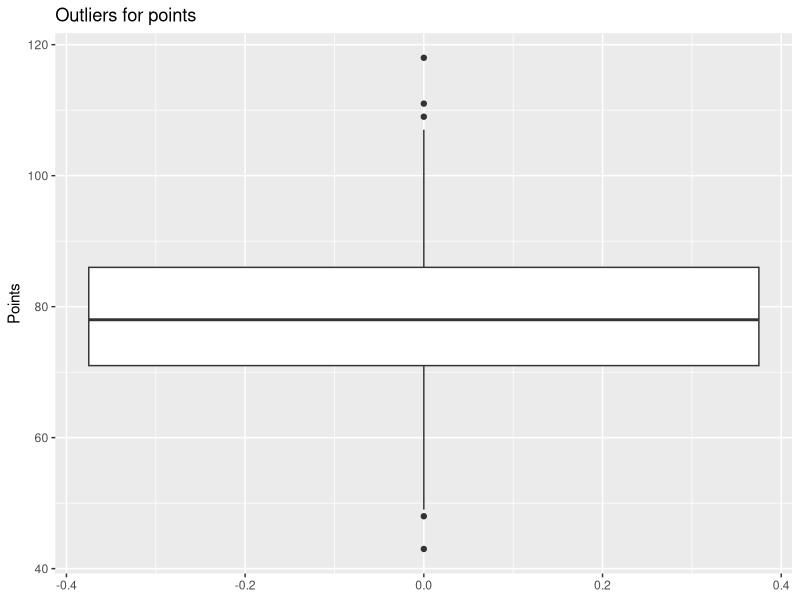
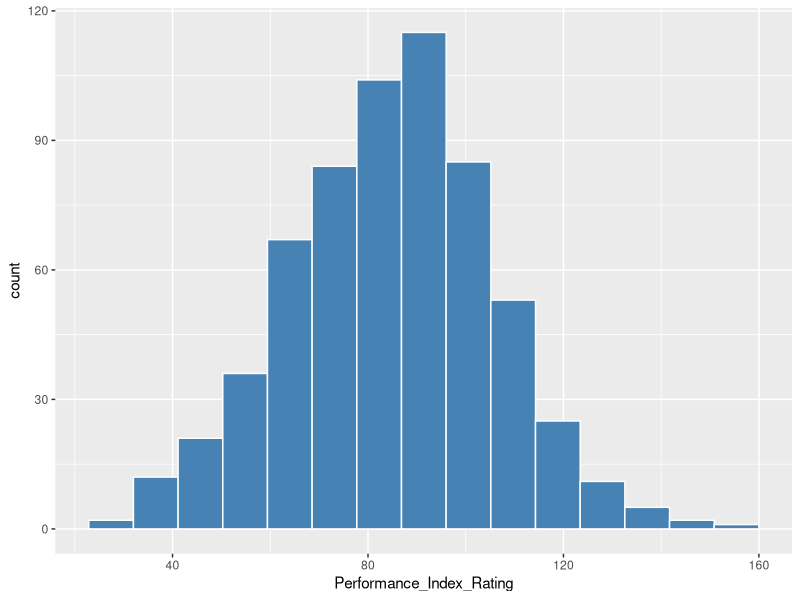
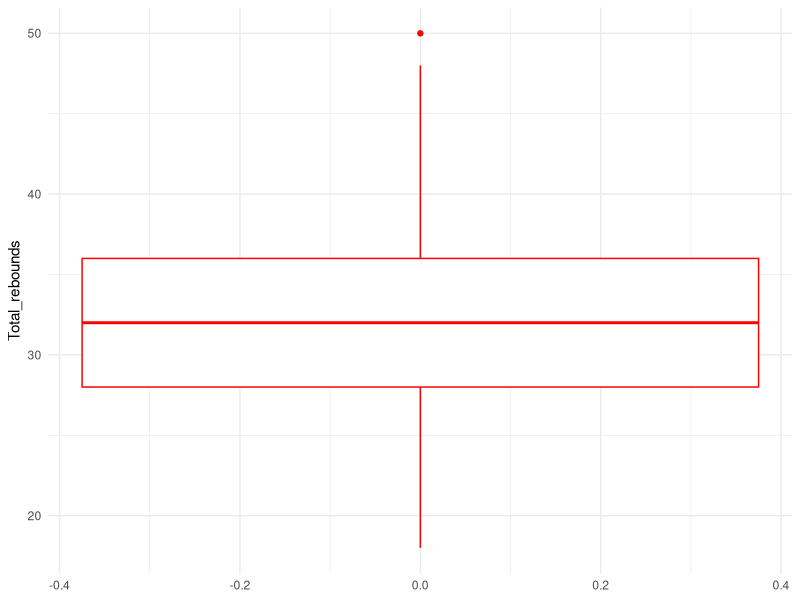
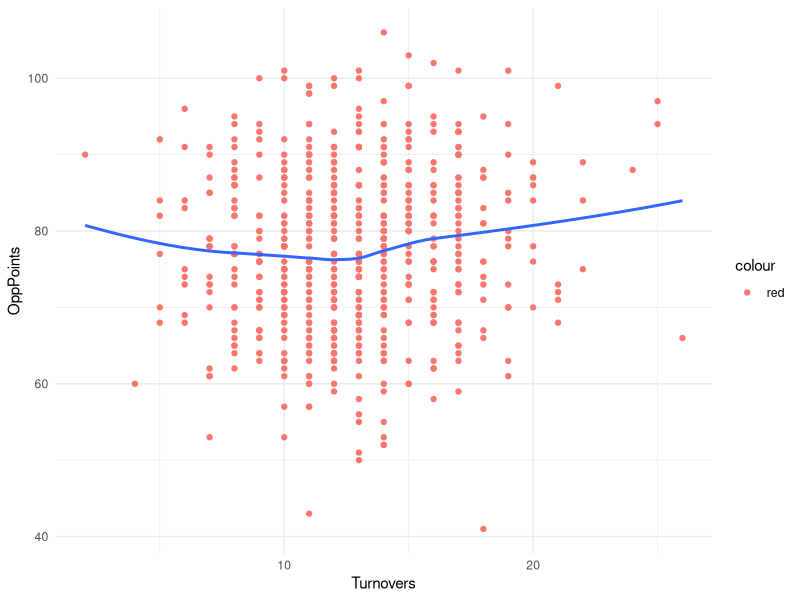
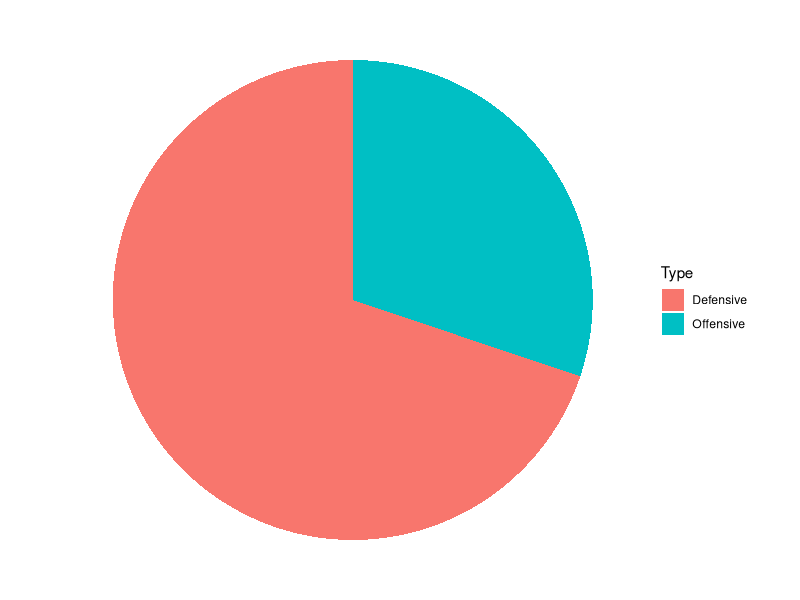
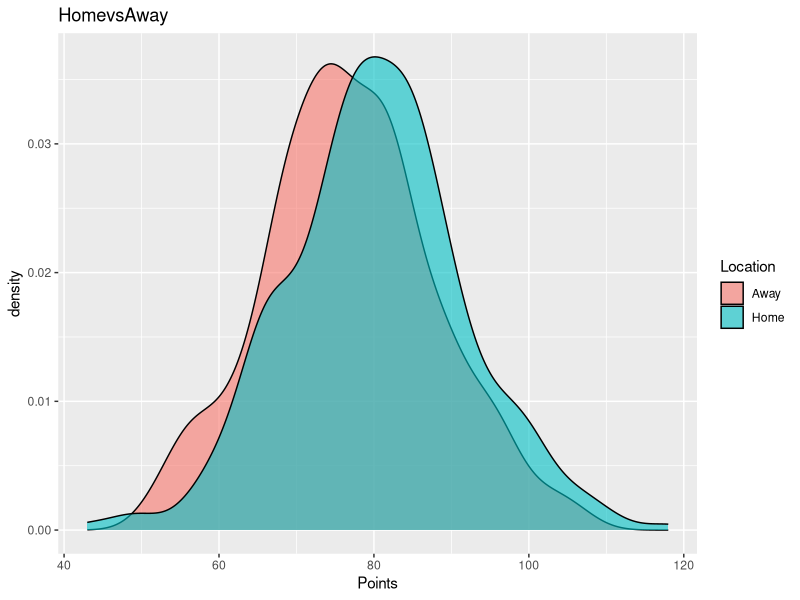
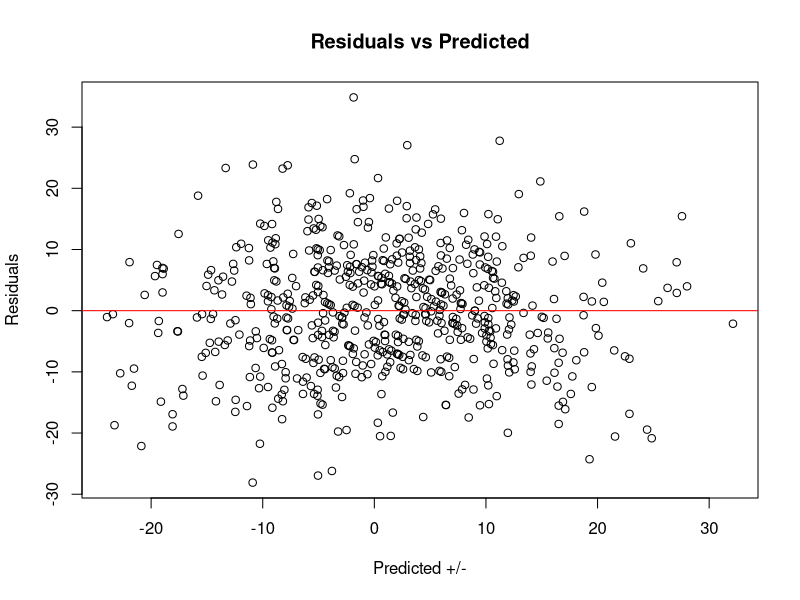
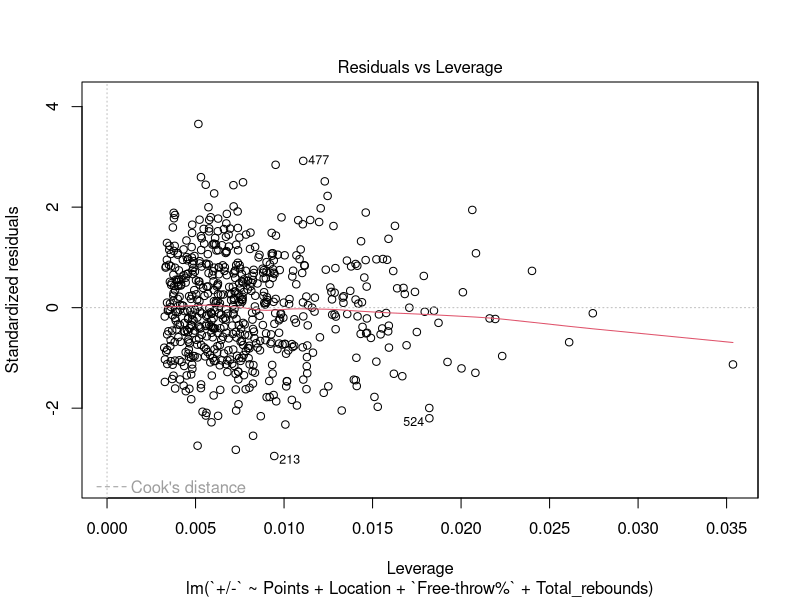

Write R code to recreate these figures, in order.
## ---- chunk 1
#loading dataset and reading first few lines

library(dplyr)
library(data.table)
a<- fread("fenerbahce_beko.csv")

head(a)


## ---- chunk 2
#basic descriptive statistics
summary(a)

## ---- chunk 3
library(ggplot2)

#plot for outliers of points

ggplot(a,aes(y=Points))+
  geom_boxplot()+
  labs(title="Outliers for points")

## ---- chunk 4

#sort of all rows and columns with NA

p <- which(is.na(a), arr.ind = TRUE)
p_sort <- p[order(p[, "row"]), ]
p_sort
## ---- chunk 5

#saving all postponed games in b

a$Points <- as.numeric(a$Points)
b<-a %>%
  filter(is.na(Points)) %>%
  select(Date,Opposing_Team,IsHome)
b


## ---- chunk 6
#cleaning  NA values with filter
clean_data<- a %>%

filter(!is.na(Points))
clean_data

## ---- chunk 7
library(tidyr)
a<-clean_data
kolona <- tibble(
    Date = "4 Nov 2022 (Fri)",
    Opposing_Team= "Barcelona",
    IsHome = 0L,
    Points = 80,
    Performance_Index_Rating = 83,
    `Two-point%` = "58.5%",
    `Three-point%` ="25%",                              #manually adding a missing match vs Barselona
    `Free-throw%`="94.4%",
    Offensive_rebounds = 11,
    Defensive_rebounds = 20,
    Total_rebounds = 31,
    Assists = 13,
    Steals = 3,
    Blocks = 5,
    Turnovers = 11
)
a <- bind_rows(a, kolona)


#separating column 'Date'

a$Date <- substr(a$Date, 1, 11)
library(tidyr)
a <- a %>% 
  separate(Date, into=c("Day", "Month", "Yearr"), sep=" ", extra="merge")


meseci <- c("Jan","Feb","Mar","Apr","May","Jun","Jul","Aug","Sep","Oct","Nov","Dec")
a$Month <- factor(a$Month, levels = meseci, ordered = TRUE)

a$Yearr <- as.numeric(a$Yearr)
a$Day <- as.numeric(a$Day)

a <- a %>% arrange(Yearr, Month, Day)
head(a)

## ---- chunk 8

#again manually adding all OppPoints through seasons

vektor<-c(64,79,68,63,74,87,82,75,66,75,78,76,85,79,101,86,91,89,91,66,71,63,81,78,84,74,78,82,79,84,68,70,86,84,75,78,92,73,82,69,77,82,63,94,78,92,83,73,63,53,70,77,76,85,81,90,95,76,78,52,75,73,87,50,64,71,60,82,62,90,69,79,73,90,77,84,83,71,64,88,82,82,70,55,70,85,82,70,85,83,85,79,64,74,71,87,84,71,80,74,88,66,68,93,75,84,78,74,86,89,58,70,69,93,85,80,82,66,90,77,83,72,87,85,63,68,81,88,91,88,103,91,60,87,59,73,86,80,73,67,87,76,81,72,63,70,86,66,87,55,86,77,73,82,76,62,87,78,89,68,80,101,76,69,68,61,68,82,75,70,75,94,61,70,73,72,85,80,82,69,81,86,70,83,90,70,53,80,76,76,63,77,72,87,85,80,75,83,64,82,71,68,77,69,69,100,98,91,97,82,82,72,99,87,94,87,99,78,80,84,70,60,78,66,68,94,74,79,76,95,76,89,72,90,64,63,74,93,67,76,82,95,65,74,76,91,80,86,74,74,62,89,81,84,60,74,71,60,90,71,75,79,64,77,63,93,72,72,67,74,96,86,67,91,66,60,83,67,64,80,61,68,75,65,79,100,73,73,59,76,65,52,69,89,86,71,69,78,63,77,101,66,72,68,87,81,86,87,80,70,77,72,81,71,79,71,79,75,63,81,80,71,72,64,67,79,78,81,80,61,65,58,75,61,75,64,68,86,70,70,66,57,90,93,67,69,68,90,56,82,79,74,67,62,84,82,95,69,70,83,78,81,73,63,64,99,73,89,88,83,67,85,72,85,75,89,84,72,72,79,70,65,69,85,75,65,63,87,84,61,64,75,90,66,75,66,101,82,67,70,90,75,43,82,57,82,92,94,81,68,80,87,67,79,82,88,89,72,76,102,81,81,84,100,87,65,64,80,64,70,68,78,94,86,63,82,63,71,78,75,82,65,71,97,86,94,90,65,89,79,99,77,59,71,76,74,83,75,76,84,84,106,92,86,66,61,71,68,82,93,92,78,85,57,91,84,41,70,76,67,82,68,71,86,89,86,80,79,53,84,80,67,76,60,51,92,74,84,77,88,66,76,62,85,62,71,63,77,79,81,79,77,93,72,85,75,94,76,73,92,86,88,71,94,91,93,86,94,72,78,73,82,82,79,90,92,86,91,79,78,72,69,84,82,77,69,86,67,77,85,87,78,87,99,80,89,74,78,82,84,85,74,76,91,98,75,73,76,74,96,79,88,74,77,68,82,84,91,93,78,65,79,73,87,71,78,76,71,81,82,72,73,76,65,82,91,88,70,99,90,90,76,73,91,86,77,81,91,67,94,83,76,82,91,100,77,83,77,78,72,88,76,70)

length(vektor)
a<- a%>%
  mutate(OppPoints=vektor)
head(a)

## ---- chunk 9
#adding new variable WinorLose
a<- a%>%
  mutate(Result=ifelse(a$Points>a$OppPoints,"W", "L"))
  head(a)
  

## ---- chunk 10

ss<-rbind(mean(a$Points),median(a$Points),sd(a$Points),min(a$Points),max(a$Points))

row.names(ss)<-c("Mean_Points","Median_Points","Sd_Points","Min_Points","Max_Points")
ss

## ---- chunk 11
#histogram of index ratings through seasons
ggplot(a,aes(Performance_Index_Rating))+
  geom_histogram(bins=15,color="white",fill="steelblue")


## ---- chunk 12
#Most frequently played opponents
c<- a%>%
  count(Opposing_Team,sort=TRUE)
head(c)


## ---- chunk 13

#outliers for total_rebounds
ggplot(a,aes(y=Total_rebounds))+
  geom_boxplot(fill="white",color="red")+
  theme_minimal()
  

## ---- chunk 14
#scatterplot with variables Turnovers and OppPoints

ggplot(a, aes(y = OppPoints, x = Turnovers)) +
  geom_point(aes( color = "red")) +
  geom_smooth(se = FALSE) +
  theme_minimal()
  

## ---- chunk 15

#calculating outliers for turnovers

turnovers_clean <- a$Turnovers[!is.na(a$Turnovers)]

q1 <- quantile(turnovers_clean, 0.25)
q3 <- quantile(turnovers_clean, 0.75)
IQR <- q3 - q1

outliers <- turnovers_clean[
  turnovers_clean < q1 - 1.5*IQR | turnovers_clean > q3 + 1.5*IQR]
outliers


## ---- chunk 16

#win percentage based on location of game
win<-a%>%
  group_by(IsHome)%>%
  summarise(
    Wins=sum(Result=="W",na.rm=TRUE),
    Losses=sum(Result=="L",na.rm=TRUE),
    win_Percentage=round(Wins/(Wins+Losses)*100,1)
    
  )
win


## ---- chunk 17
#piechart of rebounds

rebounds<-data.frame(
Type<-c("Offensive","Defensive"),
Value<-c(sum(a$Offensive_rebounds,na.rm=TRUE),sum(a$Defensive_rebounds,na.rm=TRUE))
)

ggplot(rebounds,aes(x="",y=Value,fill=Type))+
  geom_col(width=1)+
  coord_polar(theta="y")+
  theme_void()
  

## ---- chunk 18
#converting to character

a$IsHome <- ifelse(a$IsHome == "1", "Home", "Away")
a<-a%>%
  rename(Location=IsHome)
head(a)

ggplot(a,aes(x=Points,fill=Location))+
  geom_density(alpha=0.6)+
  labs(title="HomevsAway")

## ---- chunk 19

# converting to numeric
a <- a %>%
  mutate(across(c(`Three-point%`, `Two-point%`, `Free-throw%`),
                ~ as.numeric(gsub("%", "", .))))




## ---- chunk 20

cor(a$Offensive_rebounds,a$Points,use="complete.obs")
cor(a$Turnovers,a$OppPoints,use="complete.obs")
cor(a$Assists,a$Points,use="complete.obs")
ishome <- ifelse(a$Location == "Home", 1, 0)                         #corelations between some variables

cor(ishome,a$`Three-point%`,use="complete.obs")




## ---- chunk 21
a<-a%>%
  mutate(
    '+/-'=Points - OppPoints
    
  )                                                                #adding new variable +/-

cor(ishome,a$`+/-`,use="complete.obs")

## ---- chunk 22

t.test(a$Points~a$Location,data=a)

## ---- chunk 23
t.test(a$OppPoints~a$Location,alternative="greater")


## ---- chunk 24

t.test(a$Total_rebounds~a$Location,alternative="less")



## ---- chunk 25
chisq.test(a$Location, a$Result)



now <- a %>% filter(Opposing_Team
 %in% c("Real Madrid","Barcelona","Olympiacos","CSKA"))
fisher.test(now$Opposing_Team                                                 #working with categorical variables
, now$Result)

## ---- chunk 26
#Model: Plus/minus depends on Points, Location, Free-throw percentage, and Total rebounds 
a$Location <- factor(a$Location)

model <- lm(`+/-` ~ Points + Location + `Free-throw%` + Total_rebounds, data = a)
summary(model)

cat("R-squared:", summary(model)$r.squared, "\n")
cat("Adjusted R-squared:", summary(model)$adj.r.squared, "\n")


rmse <- sqrt(mean(resid(model)^2))          #Root Mean Squared Error
cat("RMSE:", rmse, "\n")

shapiro.test(resid(model))             #data is normally distributed or not


## ---- chunk 27
#Homoscedasticity

plot(model$fitted.values, resid(model),
     xlab="Predicted +/-",
     ylab="Residuals",
     main="Residuals vs Predicted")
abline(h=0, col="red")



## ---- chunk 28


library(car)
#multicollinearity
vif(model)


## ---- chunk 29

plot(model, which=5)


#for outliers

## ---- chunk 30

outlier_index <- c(477, 213, 524)
model_no_outlier <- lm(`+/-` ~ Points + Location + `Free-throw%` + Total_rebounds,
                       data = a[-outlier_index, ])
summary(model_no_outlier)


#model without outliers

## ---- chunk 31

plot(model$fitted.values, a$`+/-`,
     xlab="Predicted values",
     ylab="Actual values",
     main="Predicted vs Actual Values")
abline(a=0, b=1, col="blue", lwd=2)  



## ---- chunk 32
#logistic regression model that analyzes win
isWin<-ifelse(a$Result=="W",1,0)
model2<-glm(isWin~ a$Location+ a$Assists+ a$OppPoints, family = "binomial")
summary(model2)



## ---- chunk 33
#how much more (or less) likely an event is to occur in one group compared to another
odds_ratios <- exp(coef(model2))
odds_ratios

## ---- chunk 34

#win predictor
new <- data.frame(Location = a$Location,
                       Assists = a$Assists,
                       OppPoints = a$OppPoints,Result=a$Result
                )

new$pred_win_prob <- predict(model2, newdata = new, type = "response")
head(new)



## ---- chunk 35
#we can see how much predictor is accurate 
new$pred_win_binary <- ifelse(new$pred_win_prob >= 0.5, 1, 0)

table(Predicted = new$pred_win_binary, Actual = new$Result)




## ---- chunk 36

accuracy <- (197 + 284) / (197 + 65 + 77 + 284)
accuracy



## ---- chunk 37
#dependence of  two-point percentage on total points
ggplot(a,aes(`Two-point%`,Points))+
  geom_point()+
  geom_smooth(method="lm")


## ---- chunk 38
#dependence of offensive rebounds on total points
ggplot(a,aes(Offensive_rebounds,Points))+
  geom_point()+
  geom_smooth(theme="lm")


## ---- chunk 39

#corelation between assists and turnovers in game
plot(a$Assists, a$Turnovers,
     xlab="Assists",
     ylab="Turnovers",
     main="Assists vs Turnovers",
     pch=19, col="blue")
abline(lm(Turnovers ~ Assists, data=a), col="red", lwd=2)



## ---- chunk 40

a$Coach<-NA

a$Coach[1:19]<-"Mevlut Ongoren"
a$Coach[20:39]<-"Mevlut Ongoren"
a$Coach[40:100]<-"Ataman"
a$Coach[101]<-"Ataman"
a$Coach[102:116]<-"Ors"
a$Coach[116]<-""
a$Coach[116:163]<-""
a$Coach[116:163]<-"Tanjevic"
a$Coach[164:178]<-"Spahija"
a$Coach[179]<-"Spahija"
a$Coach[180:194]<-"Spahija"
a$Coach[195]<-"Spahija"
a$Coach[196:219]<-"Pianigiani"
a$Coach[220:435]<-"Obradovic"                          #first,manually added coaches for all years
a$Coach[436]<-"Obradovic"
a$Coach[437:473]<-"Kokoskov"
a$Coach[474:505]<-"Djordjevic"
a$Coach[505]<-""
a$Coach[505:543]<-"Itudis"
a$Coach[544:623]<-"Jasikevicius"

head(a)

## ---- chunk 41
library(dplyr)
win_percentage<-a%>%
  group_by(Coach)%>%
  summarise(
    Games=n(),
    Wins=sum(Result=="W",na.rm=TRUE),
    Win_Percentage=round(Wins/Games*100,2)                      #win percentage for different coaches
    
  )
win_percentage


## ---- chunk 42
#anova test with oppositing team points
sub<-a%>%
  filter(Coach %in% c("Obradovic","Djordjevic","Kokoskov","Jasikevicius"))
anova_result<-aov(OppPoints~Coach,data=sub)
summary(anova_result)


## ---- chunk 43
#to determine which specific groups differ from each other
TukeyHSD(anova_result)


## ---- chunk 44

#boxplot with points

ggplot(sub, aes(x = Coach, y = Points)) +
  geom_boxplot() +
  coord_flip()





## ---- chunk 45
#anova test for assists
sub2<-a%>%
  filter(Coach %in% c("Obradovic","Djordjevic","Kokoskov","Jasikevicius"))
anova_result<-aov(Assists~Coach,data=sub2)
summary(anova_result)


## ---- chunk 46
#tukey test
TukeyHSD(anova_result)

## ---- chunk 47

#boxplot with assists

ggplot(sub, aes(x = Coach, y = Assists)) +
  geom_boxplot() +
  coord_flip()




## ---- chunk 48

ggplot(a, aes(x = Location, y = Points, fill = Result)) +
  geom_boxplot() +
  labs(title = "Distribution of points by location and match outcome",
       y = "Points",
       x = "Location") +
  theme_minimal()


## ---- chunk 49

library(reshape2)
corr_mat <- cor(a[,c("Points","Assists","Turnovers","Offensive_rebounds","+/-")], use="complete.obs")
melted <- melt(corr_mat)
ggplot(melted, aes(Var1, Var2, fill = value)) +
  geom_tile() +
  geom_text(aes(label=round(value,2)), color="white") +
  theme_minimal() +
  labs(title="Correlation matrix")






## ---- chunk 50

ggplot(a, aes(x = Yearr, y = OppPoints, color = Location)) +
  geom_line() +
  geom_smooth(method="loess") +
  labs(title="Trend of points through the season", x="Yearr", y="OppPoints")



## ---- chunk 51

ggplot(a, aes(x = Points, y = Assists, color = Location, size = Offensive_rebounds)) +
  geom_point() +
  labs(title = "Points vs. Assists by Location and Rebounds")
